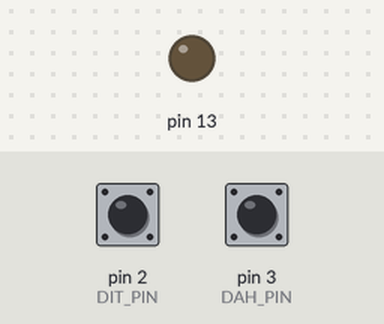
The sketch below on a simulated SparkFun Pro Micro, built with avr-gcc and run on an emulated ATmega32U4. On the bench: output pins drawn as LEDs (lit = HIGH). The test bench sets the inputs (shaded band); at power-on: pin 2 (DIT_PIN) HIGH, pin 3 (DAH_PIN) HIGH. USB keyboard and mouse output is not drawn.

Above: at 2.4 s.
2.5 s: pin 2 (DIT_PIN) pulled LOW for 0.15 s
At 2.57 s:
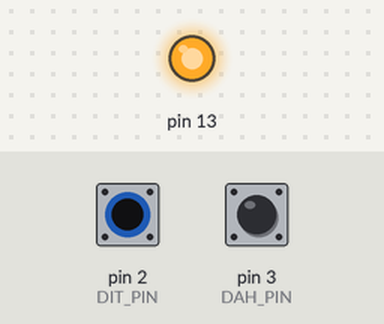
4.1 s: pin 2 (DIT_PIN) pulled LOW for 3.2 s
At 8.5 s:
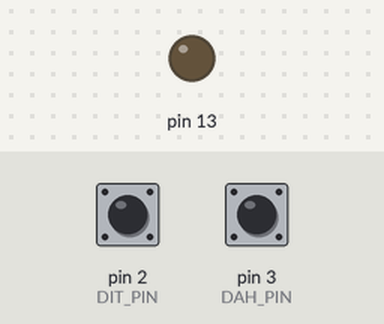
8.8 s: pin 3 (DAH_PIN) pulled LOW for 3.2 s
At 9.8 s:
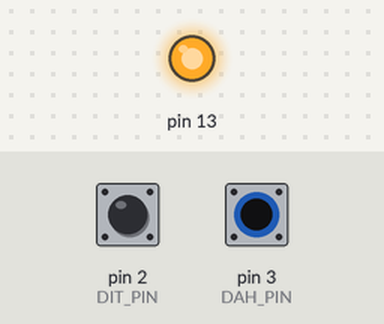
Timing chart, 0 to 13.5 s (numbered marks = the images above; inputs shaded):
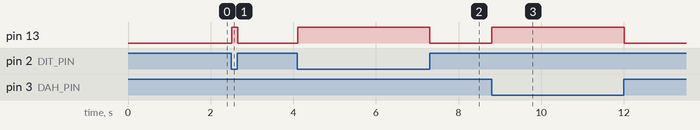

The sketch:

morse_paddle_keyboard.ino
```cpp
/*
  USB paddle interface for VBand on Arduino Micro / Leonardo / Pro Micro.

  Wiring:
    DIT paddle -> pin 2 and GND
    DAH paddle -> pin 3 and GND

  The board appears as a USB keyboard. It holds one keyboard key while each
  paddle contact is closed, so VBand can measure the timing itself.

  Default VBand keys:
    DIT -> [
    DAH -> ]

  Hold both paddles while resetting the board to disable keyboard output for
  that boot. This is a safety lockout for wiring mistakes.
*/

#include <Keyboard.h>

const byte DIT_PIN = 2;
const byte DAH_PIN = 3;

const char DIT_KEY = '[';
const char DAH_KEY = ']';

const unsigned long DEBOUNCE_MS = 5;
const unsigned long STARTUP_GUARD_MS = 1200;

struct DebouncedInput {
  byte pin;
  bool stablePressed;
  bool lastRawPressed;
  bool sentPressed;
  unsigned long lastChangeMs;
};

DebouncedInput dit = { DIT_PIN, false, false, false, 0 };
DebouncedInput dah = { DAH_PIN, false, false, false, 0 };

bool keyboardEnabled = true;

void setup() {
  pinMode(DIT_PIN, INPUT_PULLUP);
  pinMode(DAH_PIN, INPUT_PULLUP);
  pinMode(LED_BUILTIN, OUTPUT);

  delay(STARTUP_GUARD_MS);

  keyboardEnabled = !(readPressed(DIT_PIN) && readPressed(DAH_PIN));
  if (keyboardEnabled) {
    Keyboard.begin();
  } else {
    blinkLockout();
  }
}

void loop() {
  updateInput(dit);
  updateInput(dah);

  handlePaddle(dit, DIT_KEY);
  handlePaddle(dah, DAH_KEY);

  digitalWrite(LED_BUILTIN, dit.sentPressed || dah.sentPressed ? HIGH : LOW);
}

void handlePaddle(DebouncedInput &input, char key) {
  if (!keyboardEnabled) {
    return;
  }

  if (input.stablePressed && !input.sentPressed) {
    Keyboard.press(key);
    input.sentPressed = true;
  }

  if (!input.stablePressed && input.sentPressed) {
    Keyboard.release(key);
    input.sentPressed = false;
  }
}

void updateInput(DebouncedInput &input) {
  bool rawPressed = readPressed(input.pin);
  unsigned long now = millis();

  if (rawPressed != input.lastRawPressed) {
    input.lastRawPressed = rawPressed;
    input.lastChangeMs = now;
  }

  if ((now - input.lastChangeMs) >= DEBOUNCE_MS) {
    input.stablePressed = rawPressed;
  }
}

bool readPressed(byte pin) {
  return digitalRead(pin) == LOW;
}

void blinkLockout() {
  for (byte i = 0; i < 8; i++) {
    digitalWrite(LED_BUILTIN, HIGH);
    delay(80);
    digitalWrite(LED_BUILTIN, LOW);
    delay(80);
  }
}
```

Measured:
- after the input at 2.5 s, pin 13: LOW → HIGH at once, → LOW 0.15 s later
- after the input at 4.1 s, pin 13: LOW → HIGH at once, → LOW 3.2 s later
- after the input at 8.8 s, pin 13: LOW → HIGH at once, → LOW 3.2 s later
